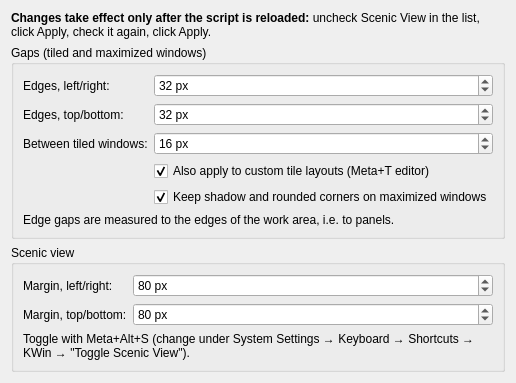
<?xml version="1.0" encoding="UTF-8"?>
<ui version="4.0">
 <class>ScenicViewConfigForm</class>
 <widget class="QWidget" name="ScenicViewConfigForm">
  <property name="windowTitle">
   <string>Scenic View</string>
  </property>
  <layout class="QVBoxLayout" name="mainLayout">
   <item>
    <widget class="QLabel" name="labelReload">
     <property name="text">
      <string>&lt;b&gt;Changes take effect only after the script is reloaded:&lt;/b&gt; uncheck Scenic View in the list, click Apply, check it again, click Apply.</string>
     </property>
     <property name="wordWrap">
      <bool>true</bool>
     </property>
     <property name="textFormat">
      <enum>Qt::RichText</enum>
     </property>
    </widget>
   </item>
   <item>
    <widget class="QGroupBox" name="groupGaps">
     <property name="title">
      <string>Gaps (tiled and maximized windows)</string>
     </property>
     <layout class="QFormLayout" name="formGaps">
      <item row="0" column="0">
       <widget class="QLabel" name="labelOuterH">
        <property name="text">
         <string>Edges, left/right:</string>
        </property>
        <property name="buddy">
         <cstring>kcfg_OuterGapHorizontal</cstring>
        </property>
       </widget>
      </item>
      <item row="0" column="1">
       <widget class="QSpinBox" name="kcfg_OuterGapHorizontal">
        <property name="suffix">
         <string> px</string>
        </property>
        <property name="maximum">
         <number>200</number>
        </property>
        <property name="value">
         <number>32</number>
        </property>
       </widget>
      </item>
      <item row="1" column="0">
       <widget class="QLabel" name="labelOuterV">
        <property name="text">
         <string>Edges, top/bottom:</string>
        </property>
        <property name="buddy">
         <cstring>kcfg_OuterGapVertical</cstring>
        </property>
       </widget>
      </item>
      <item row="1" column="1">
       <widget class="QSpinBox" name="kcfg_OuterGapVertical">
        <property name="suffix">
         <string> px</string>
        </property>
        <property name="maximum">
         <number>200</number>
        </property>
        <property name="value">
         <number>32</number>
        </property>
       </widget>
      </item>
      <item row="2" column="0">
       <widget class="QLabel" name="labelInnerGap">
        <property name="text">
         <string>Between tiled windows:</string>
        </property>
        <property name="buddy">
         <cstring>kcfg_InnerGap</cstring>
        </property>
       </widget>
      </item>
      <item row="2" column="1">
       <widget class="QSpinBox" name="kcfg_InnerGap">
        <property name="suffix">
         <string> px</string>
        </property>
        <property name="maximum">
         <number>200</number>
        </property>
        <property name="value">
         <number>16</number>
        </property>
       </widget>
      </item>
      <item row="3" column="1">
       <widget class="QCheckBox" name="kcfg_ApplyToCustomTiles">
        <property name="text">
         <string>Also apply to custom tile layouts (Meta+T editor)</string>
        </property>
        <property name="checked">
         <bool>true</bool>
        </property>
       </widget>
      </item>
      <item row="4" column="1">
       <widget class="QCheckBox" name="kcfg_KeepDecorationWhenMaximized">
        <property name="text">
         <string>Keep shadow and rounded corners on maximized windows</string>
        </property>
        <property name="toolTip">
         <string>Maximized windows become normal windows sized to the gapped area. The maximize button then shows them as not maximized, and dragging them keeps their size.</string>
        </property>
        <property name="checked">
         <bool>true</bool>
        </property>
       </widget>
      </item>
      <item row="5" column="0" colspan="2">
       <widget class="QLabel" name="labelGapsHint">
        <property name="text">
         <string>Edge gaps are measured to the edges of the work area, i.e. to panels.</string>
        </property>
        <property name="wordWrap">
         <bool>true</bool>
        </property>
       </widget>
      </item>
     </layout>
    </widget>
   </item>
   <item>
    <widget class="QGroupBox" name="groupScenic">
     <property name="title">
      <string>Scenic view</string>
     </property>
     <layout class="QFormLayout" name="formScenic">
      <item row="0" column="0">
       <widget class="QLabel" name="labelScenicH">
        <property name="text">
         <string>Margin, left/right:</string>
        </property>
        <property name="buddy">
         <cstring>kcfg_ScenicGapHorizontal</cstring>
        </property>
       </widget>
      </item>
      <item row="0" column="1">
       <widget class="QSpinBox" name="kcfg_ScenicGapHorizontal">
        <property name="suffix">
         <string> px</string>
        </property>
        <property name="maximum">
         <number>1000</number>
        </property>
        <property name="value">
         <number>80</number>
        </property>
       </widget>
      </item>
      <item row="1" column="0">
       <widget class="QLabel" name="labelScenicV">
        <property name="text">
         <string>Margin, top/bottom:</string>
        </property>
        <property name="buddy">
         <cstring>kcfg_ScenicGapVertical</cstring>
        </property>
       </widget>
      </item>
      <item row="1" column="1">
       <widget class="QSpinBox" name="kcfg_ScenicGapVertical">
        <property name="suffix">
         <string> px</string>
        </property>
        <property name="maximum">
         <number>1000</number>
        </property>
        <property name="value">
         <number>80</number>
        </property>
       </widget>
      </item>
      <item row="2" column="0" colspan="2">
       <widget class="QLabel" name="labelScenicHint">
        <property name="text">
         <string>Toggle with Meta+Alt+S (change under System Settings → Keyboard → Shortcuts → KWin → "Toggle Scenic View").</string>
        </property>
        <property name="wordWrap">
         <bool>true</bool>
        </property>
       </widget>
      </item>
     </layout>
    </widget>
   </item>
  </layout>
 </widget>
 <resources/>
 <connections/>
</ui>
